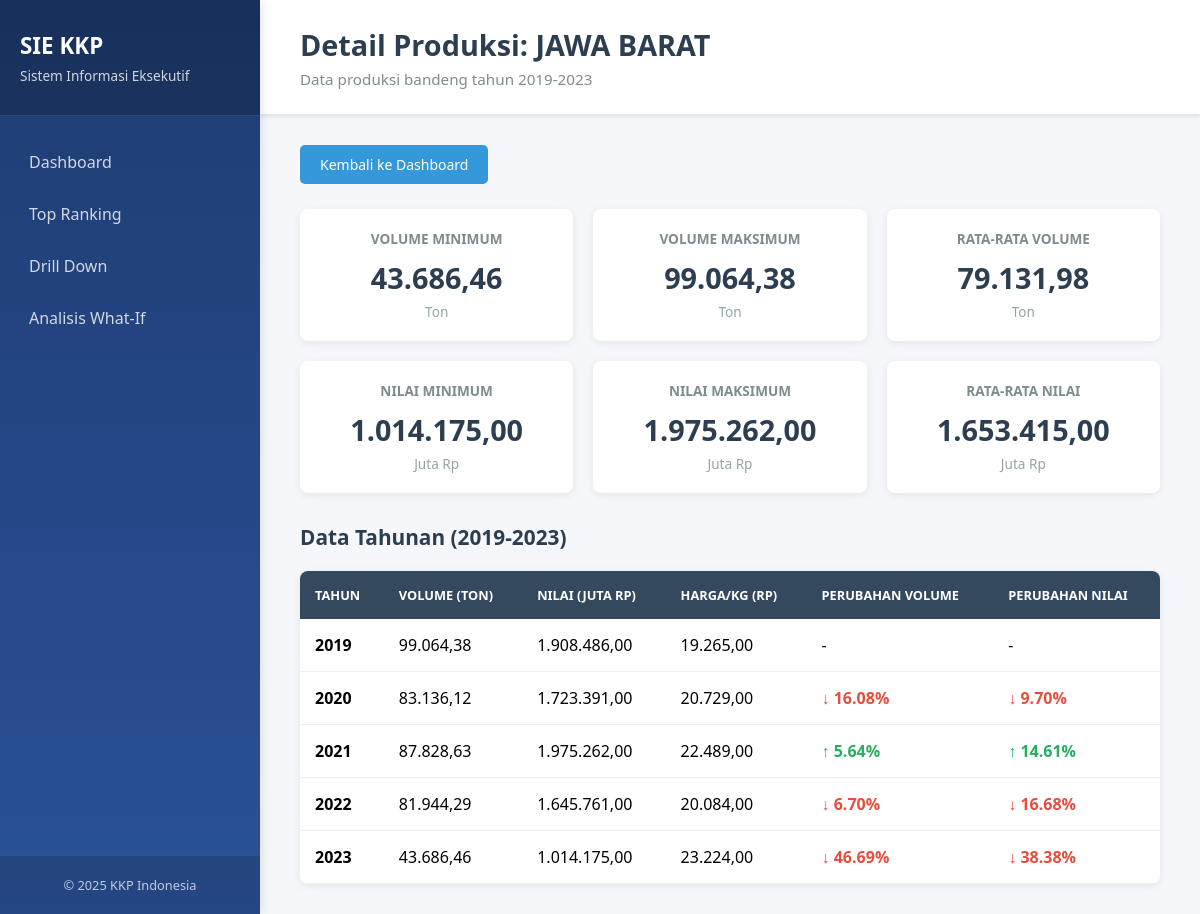
/provinsi_detail.php?provinsi=JAWA+BARAT, run on the app's committed database.
### tables this page shows
CREATE TABLE `produksi_bandeng_all` (
  `Tahun` int(11) DEFAULT NULL,
  `Provinsi` varchar(255) DEFAULT NULL,
  `Kelompok_Ikan` varchar(255) DEFAULT NULL,
  `Jenis_Ikan` varchar(255) DEFAULT NULL,
  `Volume_Ton` decimal(15,2) DEFAULT NULL,
  `Nilai_Juta` int(11) DEFAULT NULL,
  `Harga_Tertimbang_Kg` int(11) DEFAULT NULL
);

### config.php (called while the page is built, shortened)
<?php
function formatNumber($number) {
    return number_format($number, 2, ',', '.');
}
?>

### provinsi_detail.php (the view, shortened to what this page needs)
<?php
require_once 'config.php';
$conn = getConnection();
$provinsi = isset($_GET['provinsi']) ? $_GET['provinsi'] : '';
$queryDetail = "
    SELECT
        Tahun,
        Provinsi,
        Volume_Ton,
        Nilai_Juta,
        Harga_Tertimbang_Kg
    FROM produksi_bandeng_all
    WHERE Provinsi = ?
    ORDER BY Tahun ASC
";
$stmt = $conn->prepare($queryDetail);
$stmt->bind_param("s", $provinsi);
$stmt->execute();
$resultDetail = $stmt->get_result();
$queryStats = "
    SELECT
        MIN(Volume_Ton) as Min_Volume,
        MAX(Volume_Ton) as Max_Volume,
        AVG(Volume_Ton) as Avg_Volume,
        MIN(Nilai_Juta) as Min_Nilai,
        MAX(Nilai_Juta) as Max_Nilai,
        AVG(Nilai_Juta) as Avg_Nilai
    FROM produksi_bandeng_all
    WHERE Provinsi = ?
";
$stmtStats = $conn->prepare($queryStats);
$stmtStats->bind_param("s", $provinsi);
$stmtStats->execute();
$stats = $stmtStats->get_result()->fetch_assoc();
?>
<!DOCTYPE html>
<html lang="id">
<head>
</head>
<body>
    <div class="sidebar">
        <div class="sidebar-header">
            <h1>SIE KKP</h1>
            <p>Sistem Informasi Eksekutif</p>
        </div>
        <nav class="nav-menu">
            <a href="index.php">
                <span>Dashboard</span>
            </a>
            <a href="top_ranking.php">
                <span>Top Ranking</span>
            </a>
            <a href="drill_down.php">
                <span>Drill Down</span>
            </a>
            <a href="what_if.php">
                <span>Analisis What-If</span>
            </a>
        </nav>
        <div class="sidebar-footer">
            &copy; 2025 KKP Indonesia
        </div>
    </div>
    <div class="main-content">
        <div class="header">
            <h2>Detail Produksi: <?php echo htmlspecialchars($provinsi); ?></h2>
            <p>Data produksi bandeng tahun 2019-2023</p>
        </div>
        <div class="content-wrapper">
            <a href="index.php" class="back-button">Kembali ke Dashboard</a>
            <div class="stats-grid">
                <div class="stat-card">
                    <h3>Volume Minimum</h3>
                    <div class="value"><?php echo formatNumber($stats['Min_Volume']); ?></div>
                    <div class="unit">Ton</div>
                </div>
                <div class="stat-card">
                    <h3>Volume Maksimum</h3>
                    <div class="value"><?php echo formatNumber($stats['Max_Volume']); ?></div>
                    <div class="unit">Ton</div>
                </div>
                <div class="stat-card">
                    <h3>Rata-rata Volume</h3>
                    <div class="value"><?php echo formatNumber($stats['Avg_Volume']); ?></div>
                    <div class="unit">Ton</div>
                </div>
                <div class="stat-card">
                    <h3>Nilai Minimum</h3>
                    <div class="value"><?php echo formatNumber($stats['Min_Nilai']); ?></div>
                    <div class="unit">Juta Rp</div>
                </div>
                <div class="stat-card">
                    <h3>Nilai Maksimum</h3>
                    <div class="value"><?php echo formatNumber($stats['Max_Nilai']); ?></div>
                    <div class="unit">Juta Rp</div>
                </div>
                <div class="stat-card">
                    <h3>Rata-rata Nilai</h3>
                    <div class="value"><?php echo formatNumber($stats['Avg_Nilai']); ?></div>
                    <div class="unit">Juta Rp</div>
                </div>
            </div>
            <h3 style="margin-bottom: 20px; color: #2c3e50; font-size: 1.3em;">Data Tahunan (2019-2023)</h3>
            <div class="table-container">
                <table>
                    <thead>
                        <tr>
                            <th>Tahun</th>
                            <th>Volume (Ton)</th>
                            <th>Nilai (Juta Rp)</th>
                            <th>Harga/Kg (Rp)</th>
                            <th>Perubahan Volume</th>
                            <th>Perubahan Nilai</th>
                        </tr>
                    </thead>
                    <tbody>
                        <?php
                        $prevVolume = null;
                        $prevNilai = null;
                        while($row = $resultDetail->fetch_assoc()):
                            $volumeChange = '';
                            $nilaiChange = '';
                            if ($prevVolume !== null) {
                                $volDiff = $row['Volume_Ton'] - $prevVolume;
                                $volPercent = ($volDiff / $prevVolume) * 100;
                                $volumeChange = $volDiff >= 0
                                    ? '<span class="trend-up">↑ ' . number_format($volPercent, 2) . '%</span>'
                                    : '<span class="trend-down">↓ ' . number_format(abs($volPercent), 2) . '%</span>';
                                $nilaiDiff = $row['Nilai_Juta'] - $prevNilai;
                                $nilaiPercent = ($nilaiDiff / $prevNilai) * 100;
                                $nilaiChange = $nilaiDiff >= 0
                                    ? '<span class="trend-up">↑ ' . number_format($nilaiPercent, 2) . '%</span>'
                                    : '<span class="trend-down">↓ ' . number_format(abs($nilaiPercent), 2) . '%</span>';
                            }
                            $prevVolume = $row['Volume_Ton'];
                            $prevNilai = $row['Nilai_Juta'];
                        ?>
                        <tr>
                            <td><strong><?php echo $row['Tahun']; ?></strong></td>
                            <td><?php echo formatNumber($row['Volume_Ton']); ?></td>
                            <td><?php echo formatNumber($row['Nilai_Juta']); ?></td>
                            <td><?php echo formatNumber($row['Harga_Tertimbang_Kg']); ?></td>
                            <td><?php echo $volumeChange ?: '-'; ?></td>
                            <td><?php echo $nilaiChange ?: '-'; ?></td>
                        </tr>
                        <?php endwhile; ?>
                    </tbody>
                </table>
            </div>
        </div>
    </div>
</body>
</html>

### provinsi_detail.php (style rules this page uses)
* { margin: 0; padding: 0; box-sizing: border-box; }
body { font-family: 'Segoe UI', Tahoma, Geneva, Verdana, sans-serif; background: #f5f7fa; display: flex; height: 100vh; overflow: hidden; }
.sidebar { width: 260px; background: linear-gradient(180deg, #1e3c72 0%, #2a5298 100%); color: white; display: flex; flex-direction: column; box-shadow: 2px 0 10px rgba(0,0,0,0.1); position: fixed; height: 100vh; left: 0; top: 0; }
.sidebar-header { padding: 30px 20px; background: rgba(0,0,0,0.2); border-bottom: 1px solid rgba(255,255,255,0.1); }
.sidebar-header h1 { font-size: 1.4em; margin-bottom: 5px; }
.sidebar-header p { font-size: 0.85em; opacity: 0.8; }
.nav-menu { flex: 1; padding: 20px 0; overflow-y: auto; }
.nav-menu a { display: flex; align-items: center; padding: 15px 25px; color: rgba(255,255,255,0.8); text-decoration: none; transition: all 0.3s; border-left: 4px solid transparent; }
.sidebar-footer { padding: 20px; background: rgba(0,0,0,0.2); border-top: 1px solid rgba(255,255,255,0.1); font-size: 0.8em; text-align: center; opacity: 0.7; }
.main-content { margin-left: 260px; flex: 1; display: flex; flex-direction: column; height: 100vh; overflow: hidden; }
.header { background: white; padding: 25px 40px; box-shadow: 0 2px 4px rgba(0,0,0,0.08); border-bottom: 1px solid #e1e8ed; }
.header h2 { color: #2c3e50; font-size: 1.8em; margin-bottom: 5px; }
.header p { color: #7f8c8d; font-size: 0.95em; }
.content-wrapper { flex: 1; overflow-y: auto; padding: 30px 40px; }
.back-button { display: inline-block; padding: 10px 20px; background: #3498db; color: white; text-decoration: none; border-radius: 5px; transition: all 0.3s; margin-bottom: 25px; font-size: 14px; }
.stats-grid { display: grid; grid-template-columns: repeat(auto-fit, minmax(220px, 1fr)); gap: 20px; margin-bottom: 30px; }
.stat-card { background: white; padding: 20px; border-radius: 8px; box-shadow: 0 2px 8px rgba(0,0,0,0.08); text-align: center; transition: transform 0.3s; }
.stat-card h3 { color: #7f8c8d; font-size: 0.85em; margin-bottom: 10px; text-transform: uppercase; font-weight: 600; }
.stat-card .value { font-size: 1.8em; font-weight: bold; color: #2c3e50; margin-bottom: 5px; }
.stat-card .unit { color: #95a5a6; font-size: 0.85em; }
.table-container { background: white; border-radius: 8px; box-shadow: 0 2px 8px rgba(0,0,0,0.08); overflow: hidden; }
table { width: 100%; border-collapse: collapse; }
thead { background: #34495e; color: white; }
th, td { padding: 15px; text-align: left; }
th { font-weight: 600; text-transform: uppercase; font-size: 0.8em; }
tbody tr { border-bottom: 1px solid #ecf0f1; transition: background 0.3s; }
.trend-up { color: #27ae60; font-weight: bold; }
.trend-down { color: #e74c3c; font-weight: bold; }

### data on the page
produksi_bandeng_all: Tahun "2019", Volume_Ton "99.064,38", Nilai_Juta "1.908.486,00", Harga_Tertimbang_Kg "19.265,00", volumeChange "-", nilaiChange "-"
produksi_bandeng_all: Tahun "2020", Volume_Ton "83.136,12", Nilai_Juta "1.723.391,00", Harga_Tertimbang_Kg "20.729,00", volPercent "16.08", nilaiPercent "9.70"
produksi_bandeng_all: Tahun "2021", Volume_Ton "87.828,63", Nilai_Juta "1.975.262,00", Harga_Tertimbang_Kg "22.489,00", volPercent "5.64", nilaiPercent "14.61"
produksi_bandeng_all: Tahun "2022", Volume_Ton "81.944,29", Nilai_Juta "1.645.761,00", Harga_Tertimbang_Kg "20.084,00", volPercent "6.70", nilaiPercent "16.68"
produksi_bandeng_all: Tahun "2023", Volume_Ton "43.686,46", Nilai_Juta "1.014.175,00", Harga_Tertimbang_Kg "23.224,00", volPercent "46.69", nilaiPercent "38.38"

### other printed values
$provinsi "JAWA BARAT"
formatNumber($stats['Min_Volume']) "43.686,46"
formatNumber($stats['Max_Volume']) "99.064,38"
formatNumber($stats['Avg_Volume']) "79.131,98"
formatNumber($stats['Min_Nilai']) "1.014.175,00"
formatNumber($stats['Max_Nilai']) "1.975.262,00"
formatNumber($stats['Avg_Nilai']) "1.653.415,00"
